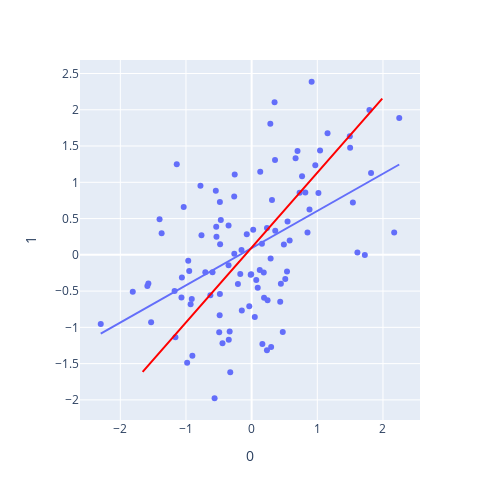

Notebook code cell kept with this figure:
### Code cell
cov = np.array([[1, 0.5], [0.5, 1]])
X = np.random.multivariate_normal([0, 0], cov, size=100)

fig = px.scatter(X,x=0,y=1, trendline="ols")
fig.add_traces(
    px.line(sm.PCA(X).project(ncomp=1) ,x=0,y=1).update_traces(line_color="red").data, 
).update_layout(width=500, height=500)
